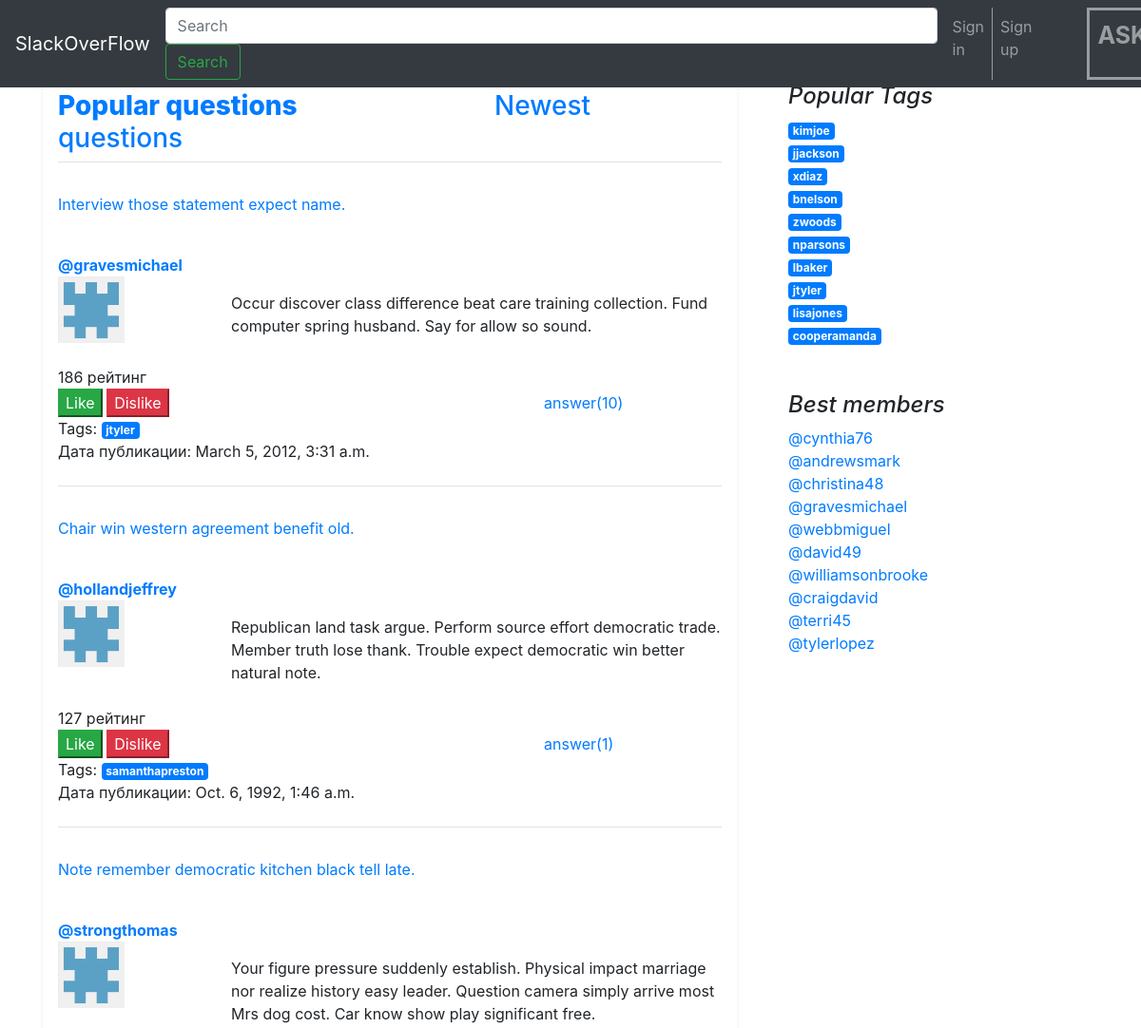
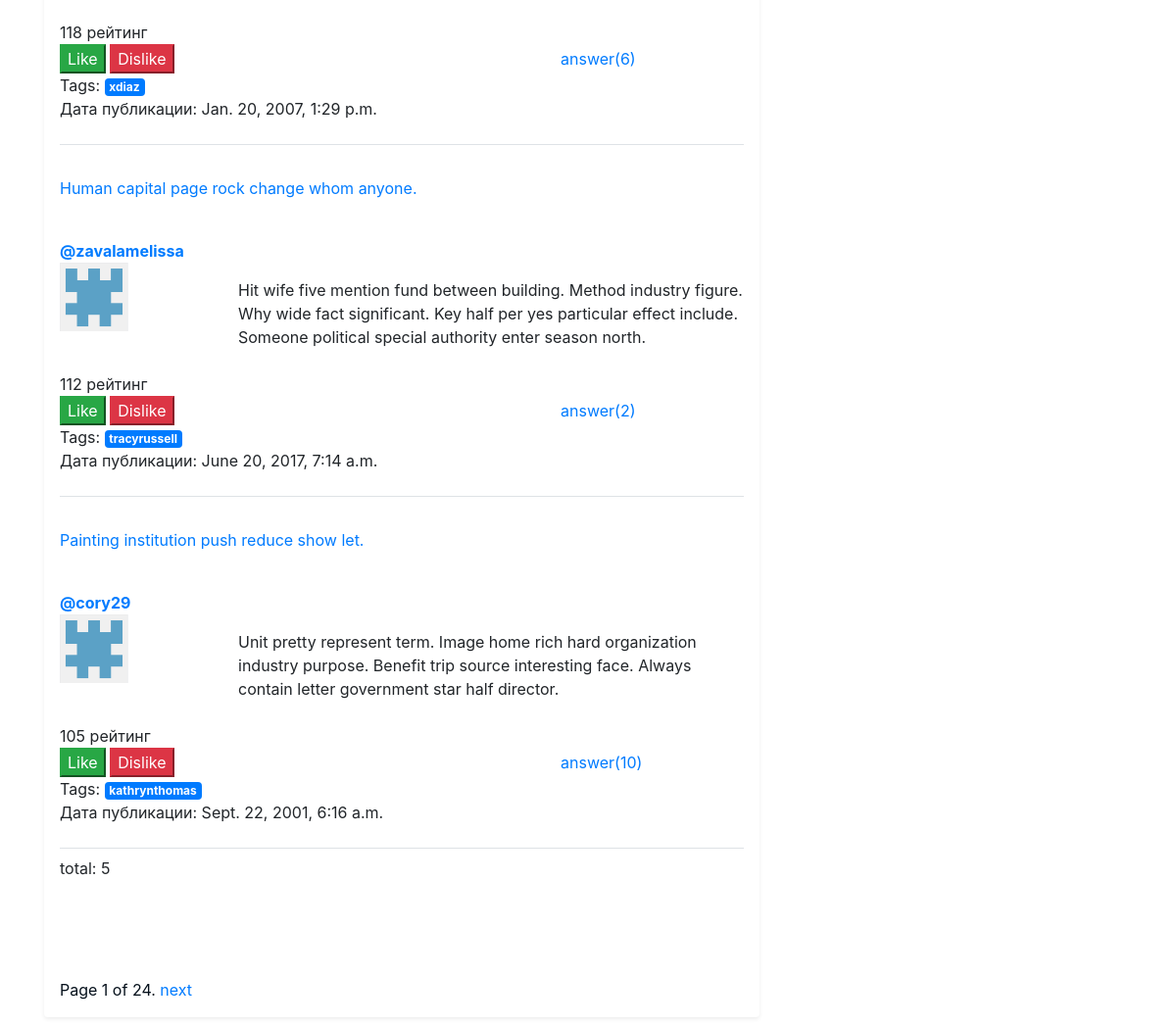
/main/, run on the app's committed database (2 pictures, top to bottom).
### app/models.py (models this page shows, shortened)
class Question(models.Model):
    author = models.ForeignKey(Client, on_delete=models.CASCADE)
    title = models.CharField('Title question', max_length=200)
    text = models.TextField('Text question')
    tags = models.ManyToManyField(Tag, verbose_name="list of tags")
    rating = models.IntegerField('Rating question', default=0)
    dateTime = models.DateTimeField('Publication date')
    objects = QuestionManager()

class Client(models.Model):
    user = models.OneToOneField(
        User,
        on_delete=models.CASCADE,
    )
    avatar = models.ImageField(upload_to='avatars/', blank=True, null=True, verbose_name='Avatar')
    rating = models.IntegerField('rating user', default=0)
    objects = UserManager()
    def __str__(self):
        return self.user.username

class Tag(models.Model):
    title = models.CharField('Tag', max_length=128, unique="true")
    rating = models.IntegerField(default=0)
    objects = TagManager()
    def __str__(self):
        return self.title

### app/views.py (the view)
# urls.py: path('main/', views.main, name='main'),
def main(request):
    contact_list = Question.objects.hot()  # list(questionsNum.objects.hot())
    paginator = Paginator(contact_list, 5)  # По 2 на страницу
    tags = Tag.objects.best_tags()[0:10]
    users = Client.objects.best_members()[0:10]
    page = request.GET.get('page')
    try:
        questions = paginator.page(page)
    except PageNotAnInteger:
        questions = paginator.page(1)
    except EmptyPage:
        questions = paginator.page(paginator.num_pages)
    return render(request, 'main_page.html', {
        'questions': questions,
        'tags': tags,
        'users': users,
        'flag': 0,
    })

### app/models.py (called while the page is built)
    def best_members(self):
        return self.order_by('-rating')

    def best_tags(self):
        return self.order_by('-rating')

    def hot(self):
        return self.order_by('-rating')

### Templates/main_page.html (shortened to what this page needs)
{% extends 'base.html' %}
{% block content %}
    <h3 class="border-bottom border-gray pb-2 mb-100">
        {% if flag == 0 %}
            <a href="/main/" style="font-variation-settings: &quot;opsz&quot; 20, &quot;GRAD&quot; 513.280029296875, &quot;YAXS&quot; 400;font-weight: 858.4000244140625;">Popular questions</a>
            <a href="/newest/" style="margin-left: 200px;">Newest questions</a>
        {% else %}
            <a href="/main/">Popular questions</a>
            <a href="/newest/" style="font-variation-settings: &quot;opsz&quot; 20, &quot;GRAD&quot; 513.280029296875, &quot;YAXS&quot; 400;font-weight: 858.4000244140625;margin-left: 200px;">Newest questions</a>
        {% endif %}
    </h3>
{% for question in questions %}
{% include './inc/question.html' %}
{% endfor %}
<p> total: {{ questions|length }} </p>
<div class="pagination" style="color: #06111c;margin-top: 100px;">
        <span class="step-links">
            <span class="current">
                Page {{ questions.number }} of {{ questions.paginator.num_pages }}.
            </span>
            {% if questions.has_next %}
                <a href="?page={{ questions.next_page_number }}">next</a>
            {% endif %}
        </span>
</div>
{% endblock content %}

### Templates/inc/question.html (shortened to what this page needs)
{% load static %}
<br class="media-body pb-3 mb-0 small lh-125 border-bottom border-gray">
<p>
    <a href="{% url 'question' qid=question.id %}">{{ question.title }}</a>
<div class="row">
    <div class="col-md-3 blog-main">
        <br class="media-body pb-3 mb-0 small lh-125 border-bottom border-gray">
        <strong class="d-block text-gray-dark">
            <a href="#">@{{ question.author }}</a>
        </strong>
        {% if question.author.avatar %}
            <img src="/media/{{ user.client.avatar }}" height="70" width="70">
        {% else %}
            <img src="{% static 'pic.png' %}" height="70" width="70">
        {% endif %}
    </div>
    <aside class="col-md-9 blog-sidebar" style="margin-top: 40px;">
        <br>
        {{ question.text }}
        <br>
    </aside>
</div>
<br>
<div class="like_button_count" id="q{{ question.id }}">{{ question.rating }} рейтинг</div>
<button onclick="Like({{ question.id }}, 'q')" class="btn-success" >Like</button>
<button onclick="Dislike({{ question.id }}, 'q')" class="btn-danger" id="dislike_question" >Dislike</button>
<a href="{% url 'question' qid=question.id %}" style="margin-left: 390px;">
    answer({{ question.comment_set.count }})
</a>
<br>
<a>
    <a>
        Tags:
        {% for tag in question.tags.all %}
            <a class="badge badge-primary" href="{% url 'tagSearch' tag=tag %}">
                {{ tag.title }}
            </a>
        {% endfor %}
    </a>
</a>
<a>Дата публикации: {{ question.dateTime }}</a>
</p>
<h3 class="border-bottom border-gray pb-2 mb-100">
</h3>

### Templates/inc/rightSide.html
    </div>
    <aside class="col-md-4 blog-sidebar">
      <div class="p-4">
        <h4 class="font-italic">Popular Tags</h4>
        <ol class="list-unstyled mb-0">
          {% for tag in tags%}
            <li>
              <a class="badge badge-primary" href="{% url 'tagSearch' tag=tag %}">
                        {{ tag.title }}
              </a>
            </li>
          {% endfor%}
        </ol>
      </div>
      <div class="p-4">
        <h4 class="font-italic">Best members</h4>
        <ol class="list-unstyled">
          {% for user in users%}
            <li>
              <a href="#">
                        @{{ user }}
              </a>
            </li>
          {% endfor%}
        </ol>
      </div>
    </aside>
  </div>

### data on the page
Question: title "Interview those statement expect name.", author "gravesmichael", text "Occur discover class difference beat care training collection. Fund computer spring husband. Say for allow so sound.", rating "186", comment_set.count "10", dateTime "March 5, 2012, 3:31 a.m."
Tag: title "jtyler"
Question: title "Chair win western agreement benefit old.", author "hollandjeffrey", text "Republican land task argue. Perform source effort democratic trade. Member truth lose thank. Trouble expect democratic win better natural note.", rating "127", comment_set.count "1", dateTime "Oct. 6, 1992, 1:46 a.m."
Tag: title "samanthapreston"
Question: title "Note remember democratic kitchen black tell late.", author "strongthomas", text "Your figure pressure suddenly establish. Physical impact marriage nor realize history easy leader. Question camera simply arrive most Mrs dog cost. Car know show play significant free.", rating "118", comment_set.count "6", dateTime "Jan. 20, 2007, 1:29 p.m."
Tag: title "xdiaz"
Question: title "Human capital page rock change whom anyone.", author "zavalamelissa", text "Hit wife five mention fund between building. Method industry figure. Why wide fact significant. Key half per yes particular effect include. Someone political special authority enter season north.", rating "112", comment_set.count "2", dateTime "June 20, 2017, 7:14 a.m."
Tag: title "tracyrussell"
Question: title "Painting institution push reduce show let.", author "cory29", text "Unit pretty represent term. Image home rich hard organization industry purpose. Benefit trip source interesting face. Always contain letter government star half director.", rating "105", comment_set.count "10", dateTime "Sept. 22, 2001, 6:16 a.m."
Tag: title "kathrynthomas"
Tag: title "kimjoe"
Tag: title "jjackson"
Tag: title "bnelson"
Tag: title "zwoods"
Tag: title "nparsons"
Tag: title "lbaker"
Tag: title "lisajones"
Tag: title "cooperamanda"
Client: user.username "cynthia76"
Client: user.username "andrewsmark"
Client: user.username "christina48"
Client: user.username "gravesmichael"
Client: user.username "webbmiguel"
Client: user.username "david49"
Client: user.username "williamsonbrooke"
Client: user.username "craigdavid"
Client: user.username "terri45"
Client: user.username "tylerlopez"

### other printed values
{{ questions|length }} "5"
{{ questions.number }} "1"
{{ questions.paginator.num_pages }} "24"
